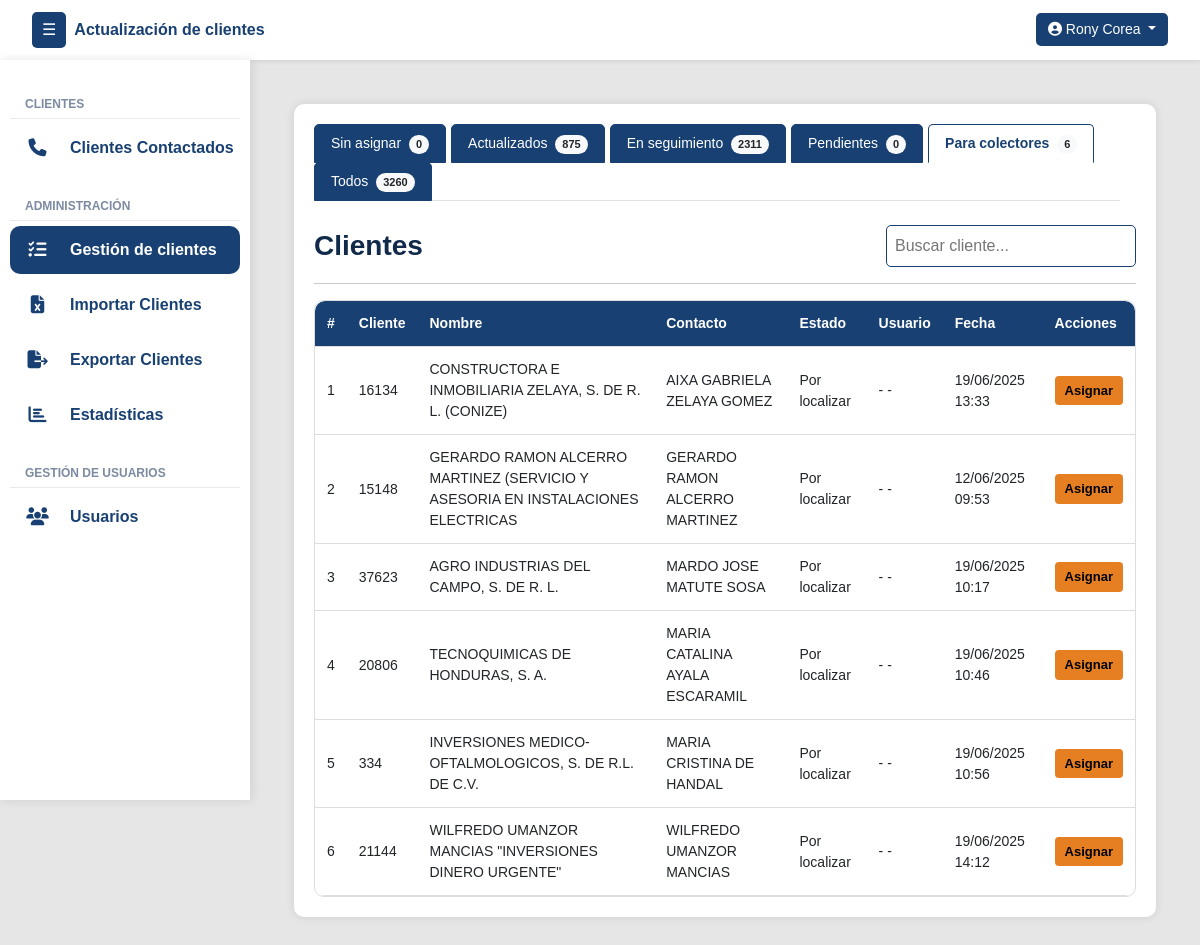
The app's page /gestion/colectores/ (signed in), older data.
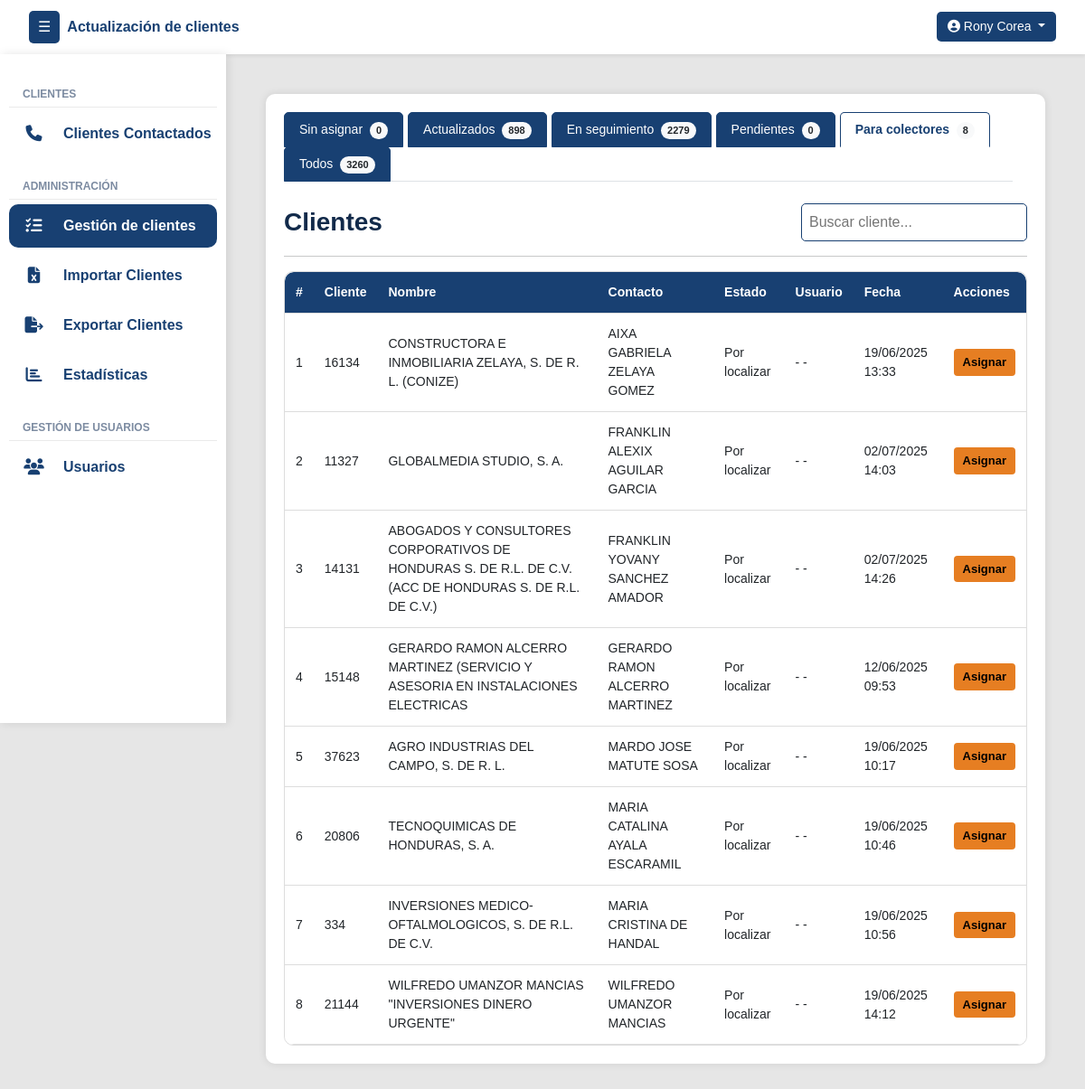
The same page, newer data.
### clientes/models.py (models this page shows, shortened)
class MovimientoEstado(models.Model):
    cliente = models.ForeignKey(Cliente, on_delete=models.CASCADE, related_name='movimientos')
    estado = models.ForeignKey(EstadoReporte, on_delete=models.SET_NULL, null=True)
    actualizado_por = models.ForeignKey(User, on_delete=models.SET_NULL, null=True)
    actualizado_por_admin = models.ForeignKey(User, on_delete=models.SET_NULL, null=True, blank=True, related_name='movimientos_admin')
    fecha_hora = models.DateTimeField(auto_now_add=True)

class Cliente(models.Model):
    numero_cliente = models.CharField(max_length=50, unique=True)
    nombre_cliente = models.CharField(max_length=255)
    contacto_cliente = models.CharField(max_length=255)
    contacto_cargo = models.CharField(max_length=100, null=True, blank=True)
    telefono_cliente = models.CharField(max_length=50, null=True, blank=True)
    telefono_dos = models.CharField(max_length=50, null=True, blank=True)
    direccion = models.CharField(max_length=255, null=True, blank=True)
    correo = models.CharField(max_length=254, null=True, blank=True)
    estado_actual = models.ForeignKey(EstadoReporte, on_delete=models.SET_NULL, null=True, blank=True, default=1)
    asignado_inicial = models.ForeignKey(User, on_delete=models.SET_NULL, null=True, blank=True, related_name='clientes_asignados_inicialmente')
    asignado_usuario = models.ForeignKey(User, on_delete=models.SET_NULL, null=True, blank=True, related_name='clientes_asignados')
    veces_contactado = models.PositiveIntegerField(default=0)
    sin_contestar = models.PositiveIntegerField(default=0)
    formulario_sin_contestar = models.PositiveIntegerField(default=0)
    ultima_llamada_no_contesto = models.DateTimeField(null=True, blank=True)
    ultimo_envio_formulario = models.DateTimeField(null=True, blank=True)

class EstadoReporte(models.Model):
    nombre = models.CharField(max_length=100, unique=True)
    creado_por = models.ForeignKey(User, on_delete=models.SET_NULL, null=True, blank=True)
    creado_en = models.DateTimeField(auto_now_add=True)
    estado = models.CharField(max_length=50, choices=[('activo', 'Activo'), ('inactivo', 'Inactivo')])
    intentos = models.PositiveIntegerField(default=0)
    genera_movimiento = models.BooleanField(default=True)

### clientes/views.py (the view)
# urls.py: path('gestion/colectores/', vistasClientes.clientes_para_colectores_view, name='clientes_para_colectores_gestion'),
@login_required
def clientes_para_colectores_view(request):
    usuario = request.user
    if not usuario.groups.filter(name__in=["super_admin", "admin_group"]).exists():
        messages.error(request, "Acceso no permitido.")
        return redirect("login")
    hoy = timezone.localdate()
    search_query = request.GET.get("q", "").strip()
    estado_por_localizar = EstadoReporte.objects.filter(nombre__iexact="por localizar").first()
    clientes_qs = Cliente.objects.filter(estado_actual=estado_por_localizar) if estado_por_localizar else Cliente.objects.none()
    if search_query:
        clientes_qs = clientes_qs.filter(
            Q(nombre_cliente__icontains=search_query) |
            Q(numero_cliente__icontains=search_query) |
            Q(contacto_cliente__icontains=search_query)
        )
    clientes = paginar_queryset(request, clientes_qs, "colectores")
    estado_pendiente = EstadoReporte.objects.filter(nombre__iexact="pendiente").first()
    estado_no_contesto = EstadoReporte.objects.filter(nombre__iexact="no contestó").first()
    clientes_seguimiento_qs  = Cliente.objects.filter(
        estado_actual__in=EstadoReporte.objects.filter(
            genera_movimiento=False
        ).exclude(nombre__iexact="pendiente")
    )
    primer_movimiento_qs = MovimientoEstado.objects.filter(cliente=OuterRef("pk")).order_by("fecha_hora")
    primer_movimiento_estado = Subquery(primer_movimiento_qs.values("estado__nombre")[:1])
    clientes_sin_actualizar_qs = Cliente.objects.annotate(
        primer_estado_nombre=primer_movimiento_estado
    ).filter(
        Q(estado_actual__nombre__iexact="actualizado") & ~Q(primer_estado_nombre__iexact="actualizado")
    )
    actualizados_hoy_qs = Cliente.objects.filter(
        estado_actual__nombre__iexact="actualizado",
        movimientos__estado__nombre__iexact="actualizado",
        movimientos__fecha_hora__date=hoy
    ).distinct()
    clientes_sin_actualizar_hoy_qs = Cliente.objects.annotate(
        primer_estado_nombre=primer_movimiento_estado
    ).filter(
        Q(movimientos__fecha_hora__date=hoy),
        Q(estado_actual__nombre__iexact="actualizado") & ~Q(primer_estado_nombre__iexact="actualizado")
    ).distinct()
    usuarios_colectores = User.objects.filter(groups__name="colector_group", is_active=True)
    return render(request, "gestion/gestion.html", {
        "clientes_por_localizar": clientes,
        "usuarios_colectores": usuarios_colectores,
        "view_type": "colectores",
        "search_query": search_query,
        "count_colectores": clientes_qs.count(),
        "count_pendientes": Cliente.objects.filter(estado_actual=estado_pendiente).count(),
        "count_seguimiento": clientes_seguimiento_qs.count(),
        "count_no_contesto": Cliente.objects.filter(estado_actual=estado_no_contesto).count(),
        "count_actualizados": Cliente.objects.filter(
            estado_actual__nombre__iexact="actualizado",
            movimientos__estado__nombre__iexact="actualizado"
        ).distinct().count(),
        "count_sin_actualizar": clientes_sin_actualizar_qs.count(),
        "count_actualizados_hoy": actualizados_hoy_qs.count() + clientes_sin_actualizar_hoy_qs.count(),
        "count_sin_asignar": Cliente.objects.filter(asignado_usuario__isnull=True).count(),
        "count_todos": Cliente.objects.count(),
    })

### templates/gestion/gestion.html (shortened to what the changed rows need)
{% extends 'layout/layout.html' %}
{% block content %}
<div class="container">
    <ul class="nav nav-tabs flex-grow-1 me-3" id="clienteTabs" role="tablist">
        <li class="nav-item" role="presentation">
            <a class="nav-link {% if view_type == 'actualizados' %}active{% endif %}" id="actualizados-tab" href="{% url 'clientes_actualizados_gestion' %}" role="tab" aria-controls="actualizados" aria-selected="false">
                Actualizados <span class="badge rounded-pill bg-light text-dark ms-1" id="countActualizados">{{ count_actualizados }}</span>
            </a>
        </li>
        <li class="nav-item" role="presentation">
            <a class="nav-link {% if view_type == 'seguimiento' %}active{% endif %}" id="seguimiento-tab" href="{% url 'clientes_seguimiento_gestion' %}" role="tab" aria-controls="seguimiento" aria-selected="false">
                En seguimiento <span class="badge rounded-pill bg-light text-dark ms-1" id="countSeguimiento">{{ count_seguimiento }}</span>
            </a>
        </li>
        <li class="nav-item" role="presentation">
            <a class="nav-link {% if view_type == 'colectores' %}active{% endif %}" id="colectores-tab" href="{% url 'clientes_para_colectores_gestion' %}" role="tab" aria-controls="colectores" aria-selected="false">
                Para colectores <span class="badge rounded-pill bg-light text-dark ms-1" id="countColectores">{{ count_colectores }}</span>
            </a>
        </li>
    </ul>
    <div class="tab-content mt-4" id="clienteTabsContent">
        {% if view_type == 'sin_asignar' %}
        <div class="tab-pane fade show active" id="sin-asignar" role="tabpanel" aria-labelledby="sin-asignar-tab">
            <div class="d-flex justify-content-between align-items-center mb-3">
                <h3 class="mb-0">Clientes</h3>
                <div class="d-flex" style="gap: 10px;">
                    <form method="get" class="d-flex" style="gap: 10px;">
                        <input type="text" name="q" class="search-box"
                               placeholder="Buscar cliente..."
                               value="{{ search_query|default:'' }}"
                               autocomplete="off">
                        <input type="hidden" name="sin_asignar" value="{{ clientes_sin_asignar.number }}">
                    </form>
                    <button class="btn btn-asignar"
                            data-bs-toggle="modal"
                            data-bs-target="#modalDesasignarPorCantidad"
                            title="Desasignar clientes por lotes">
                        <i class="bi bi-person-dash-fill"></i> Desasignar
                    </button>
                    <button class="btn btn-asignar"
                            data-bs-toggle="modal"
                            data-bs-target="#modalAsignarPorCantidad"
                            title="Asignar clientes por lotes">
                        <i class="bi bi-person-lines-fill"></i> Asignar
                    </button>
                </div>
            </div>
            <hr>
            <div class="table-responsive">
                <table class="styled-table paginable" id="clienteTable">
                    <thead>
                        <tr>
                            <th>#</th>
                            <th>Cliente</th>
                            <th>Nombre</th>
                            <th>Contacto</th>
                            <th>Estado</th>
                            <th>Asignar</th>
                        </tr>
                    </thead>
                    <tbody>
                        {% for cliente in clientes_sin_asignar %}
                        <tr>
                            <td>{{ forloop.counter }}</td>
                            <td>{{ cliente.numero_cliente }}</td>
                            <td>{{ cliente.nombre_cliente }}</td>
                            <td>{{ cliente.contacto_cliente }}</td>
                            <td>{{ cliente.estado_actual.nombre }}</td>
                            <td>
                                <div class="text-center">
                                    <button class="btn btn-sm btn-asignar"
                                            data-bs-toggle="modal"
                                            data-bs-target="#modalAsignarCliente"
                                            onclick="abrirModalAsignarCliente('{{ cliente.id }}', '{{ cliente.nombre_cliente }}')"
                                            title="Asignar cliente">
                                        <i class="bi bi-person-plus-fill"></i>
                                    </button>
                                </div>
                            </td>
                        </tr>
                        {% empty %}
                            <tr>
                                <td colspan="7" class="text-center">No hay clientes sin asignar.</td>
                            </tr>
                        {% endfor %}
                    </tbody>
                </table>
                {% if clientes_sin_asignar.has_other_pages %}
                <div class="pagination mt-3">
                    {% if clientes_sin_asignar.number > 1 %}
                        <a href="?sin_asignar=1{% if search_query %}&q={{ search_query }}{% endif %}" class="btn btn-sm btn-reportar">Primera</a>
                        <a href="?sin_asignar={{ clientes_sin_asignar.previous_page_number }}{% if search_query %}&q={{ search_query }}{% endif %}" class="btn btn-sm btn-reportar">&lt;</a>
                    {% endif %}
                    <span class="btn btn-sm btn-reportar active">{{ clientes_sin_asignar.number }}</span>
                    {% if clientes_sin_asignar.number < clientes_sin_asignar.paginator.num_pages %}
                        <a href="?sin_asignar={{ clientes_sin_asignar.next_page_number }}{% if search_query %}&q={{ search_query }}{% endif %}" class="btn btn-sm btn-reportar">&gt;</a>
                        <a href="?sin_asignar={{ clientes_sin_asignar.paginator.num_pages }}{% if search_query %}&q={{ search_query }}{% endif %}" class="btn btn-sm btn-reportar">Última</a>
                    {% endif %}
                </div>
                {% endif %}
            </div>
        </div>
        {% elif view_type == 'colectores' %}
        <div class="tab-pane fade show active" id="no-contesto" role="tabpanel" aria-labelledby="colectores-tab">
            <div class="table-responsive">
                <table class="styled-table paginable" id="tablaNoContesto">
                    <thead>
                        <tr>
                            <th>#</th>
                            <th>Cliente</th>
                            <th>Nombre</th>
                            <th>Contacto</th>
                            <th>Estado</th>
                            <th>Usuario</th>
                            <th>Fecha</th>
                            <th>Acciones</th>
                        </tr>
                    </thead>
                    <tbody>
                        {% with has_results=False %}
                            {% for cliente in clientes_por_localizar %}
                                {% with movimientos=cliente.movimientos.all|dictsortreversed:"fecha_hora" %}
                                    {% for movimiento in movimientos %}
                                        {% if movimiento.estado.nombre|lower == "por localizar" %}
                                            {% if forloop.first %}
                                                <tr>
                                                    <td>{{ forloop.parentloop.counter }}</td>
                                                    <td>{{ cliente.numero_cliente }}</td>
                                                    <td>{{ cliente.nombre_cliente }}</td>
                                                    <td>{{ cliente.contacto_cliente }}</td>
                                                    <td>{{ movimiento.estado.nombre }}</td>
                                                    <td>
                                                        {{ cliente.asignado_usuario.get_full_name|default:"Sin asignar" }}
                                                    </td>
                                                    <td>{{ movimiento.fecha_hora|date:"d/m/Y H:i" }}</td>
                                                    <td>
                                                        <div class="text-center">
                                                            {% if cliente.asignado_usuario and cliente.asignado_usuario.id != 5 %}
                                                                <button
                                                                    class="btn btn-success btn-sm"
                                                                    data-bs-toggle="modal"
                                                                    data-bs-target="#modalAsignarColector"
                                                                    onclick="abrirModalAsignarColector('{{ cliente.id }}', '{{ cliente.numero_cliente }}', '{{ cliente.nombre_cliente }}')">
                                                                    Asignado
                                                                </button>
                                                            {% else %}
                                                                <button
                                                                    class="btn btn-asignar btn-sm"
                                                                    data-bs-toggle="modal"
                                                                    data-bs-target="#modalAsignarColector"
                                                                    onclick="abrirModalAsignarColector('{{ cliente.id }}', '{{ cliente.numero_cliente }}', '{{ cliente.nombre_cliente }}')">
                                                                    Asignar
                                                                </button>
                                                            {% endif %}
                                                        </div>
                                                    </td>
                                                </tr>
                                            {% endif %}
                                        {% endif %}
                                    {% endfor %}
                                {% endwith %}
                            {% endfor %}
                        {% endwith %}
                    </tbody>
                </table>
            </div>
        </div>
        {% endif %}
    </div>
</div>
{% endblock %}

Row changes from the older to the newer data that the page shows:
now on this page (row edited): Cliente: numero_cliente "11327", nombre_cliente "GLOBALMEDIA STUDIO, S. A.", contacto_cliente "FRANKLIN ALEXIX AGUILAR GARCIA", asignado_usuario.get_full_name "- -"
added MovimientoEstado: estado.nombre "Por localizar", fecha_hora "02/07/2025 14:03"
now on this page (row edited): Cliente: numero_cliente "14131", nombre_cliente "ABOGADOS Y CONSULTORES CORPORATIVOS DE HONDURAS S. DE R.L. DE C.V. (ACC DE HONDURAS S. DE R.L. DE C.V.)", contacto_cliente "FRANKLIN YOVANY SANCHEZ AMADOR", asignado_usuario.get_full_name "- -"
added MovimientoEstado: estado.nombre "Por localizar", fecha_hora "02/07/2025 14:26"
Text that changed along with them:
{{ count_actualizados }}: "875" → "898"
{{ count_seguimiento }}: "2311" → "2279"
{{ count_colectores }}: "6" → "8"
